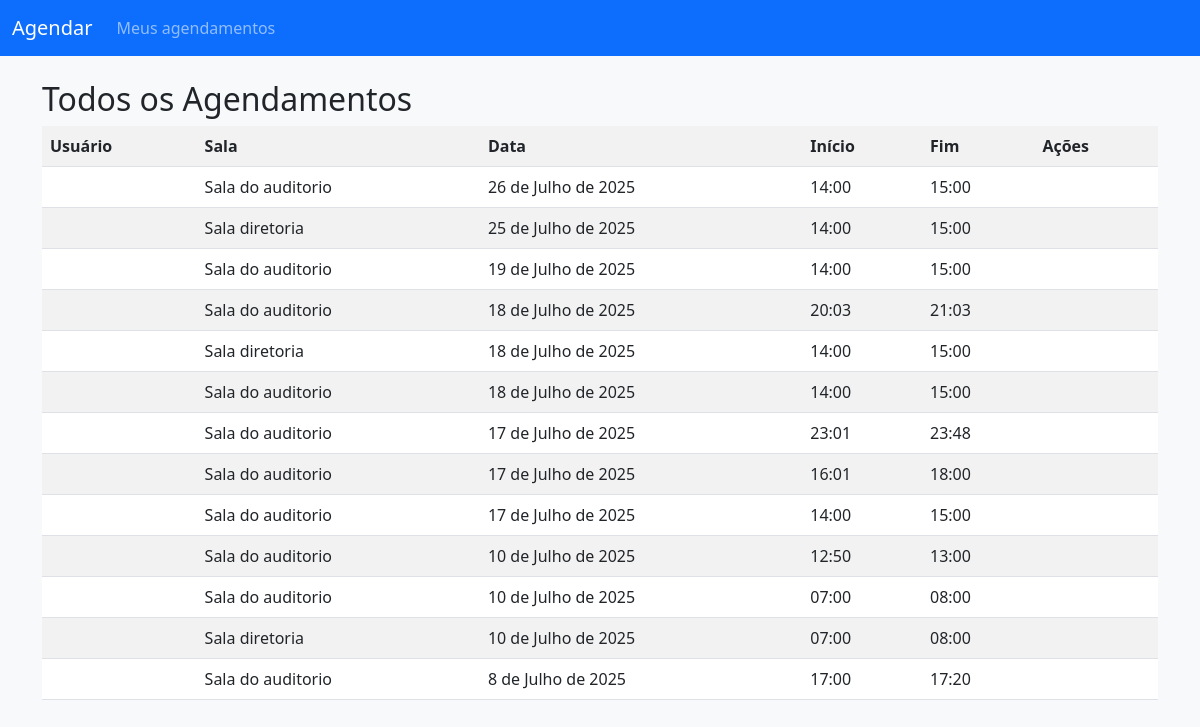
Page /agenda/admin/agendamentos/ (signed in) on the committed database.
### agenda/models.py (models this page shows, shortened)
class Agendamento(models.Model):
    criador = models.ForeignKey(User, on_delete=models.CASCADE)
    sala = models.ForeignKey(Sala, on_delete=models.PROTECT)
    data = models.DateField()
    hora_inicio = models.TimeField()
    hora_fim = models.TimeField()
    criado_em = models.DateTimeField(auto_now_add=True)
    class Meta:
        ordering = ['data', 'hora_inicio']

class Sala(models.Model):
    nome = models.CharField(max_length=100)
    localizacao = models.CharField(max_length=150)
    capacidade = models.PositiveIntegerField()
    microfone_disponivel = models.BooleanField(default=False)

### agenda/views.py (the view)
# urls.py: path('admin/agendamentos/', views.todos_agendamentos, name='todos_agendamentos'),
@staff_member_required
def todos_agendamentos(request):
    agendamentos = Agendamento.objects.all().order_by('-data', '-hora_inicio')
    filtro_data = request.GET.get('data')
    filtro_tipo = request.GET.get('tipo_evento')  # se for implementado
    if filtro_data:
        agendamentos = agendamentos.filter(data=filtro_data)
    return render(request, 'agenda/agendamentos/lista.html', {
        'agendamentos': agendamentos,
        'modo': 'admin'
    })

### templates/agenda/agendamentos/lista.html (shortened to what this page needs)
{% extends 'base.html' %}
{% block content %}
  {% if modo == 'admin' %}
    <h2>Todos os Agendamentos</h2>
  {% else %}
    <h2>Meus Agendamentos</h2>
  {% endif %}
  <table class="table table-striped">
    <tr>
      {% if modo == 'admin' %}<th>Usuário</th>{% endif %}
      <th>Sala</th>
      <th>Data</th>
      <th>Início</th>
      <th>Fim</th>
      <th>Ações</th>
    </tr>
    {% for agendamento in agendamentos %}
      <tr>
        {% if modo == 'admin' %}<td>{{ agendamento.criador.get_full_name }}</td>{% endif %}
        <td>{{ agendamento.sala.nome }}</td>
        <td>{{ agendamento.data }}</td>
        <td>{{ agendamento.hora_inicio }}</td>
        <td>{{ agendamento.hora_fim }}</td>
        <td>
        </td>
      </tr>
    {% empty %}
      <tr><td colspan="6">Nenhum agendamento encontrado.</td></tr>
    {% endfor %}
  </table>
{% endblock %}

### rows in the picture
Agendamento: sala.nome "Sala do auditorio", data "26 de Julho de 2025", hora_inicio "14:00", hora_fim "15:00"
Agendamento: sala.nome "Sala diretoria", data "25 de Julho de 2025", hora_inicio "14:00", hora_fim "15:00"
Agendamento: sala.nome "Sala do auditorio", data "19 de Julho de 2025", hora_inicio "14:00", hora_fim "15:00"
Agendamento: sala.nome "Sala do auditorio", data "18 de Julho de 2025", hora_inicio "20:03", hora_fim "21:03"
Agendamento: sala.nome "Sala diretoria", data "18 de Julho de 2025", hora_inicio "14:00", hora_fim "15:00"
Agendamento: sala.nome "Sala do auditorio", data "18 de Julho de 2025", hora_inicio "14:00", hora_fim "15:00"
Agendamento: sala.nome "Sala do auditorio", data "17 de Julho de 2025", hora_inicio "23:01", hora_fim "23:48"
Agendamento: sala.nome "Sala do auditorio", data "17 de Julho de 2025", hora_inicio "16:01", hora_fim "18:00"
Agendamento: sala.nome "Sala do auditorio", data "17 de Julho de 2025", hora_inicio "14:00", hora_fim "15:00"
Agendamento: sala.nome "Sala do auditorio", data "10 de Julho de 2025", hora_inicio "12:50", hora_fim "13:00"
Agendamento: sala.nome "Sala do auditorio", data "10 de Julho de 2025", hora_inicio "07:00", hora_fim "08:00"
Agendamento: sala.nome "Sala diretoria", data "10 de Julho de 2025", hora_inicio "07:00", hora_fim "08:00"
Agendamento: sala.nome "Sala do auditorio", data "8 de Julho de 2025", hora_inicio "17:00", hora_fim "17:20"
